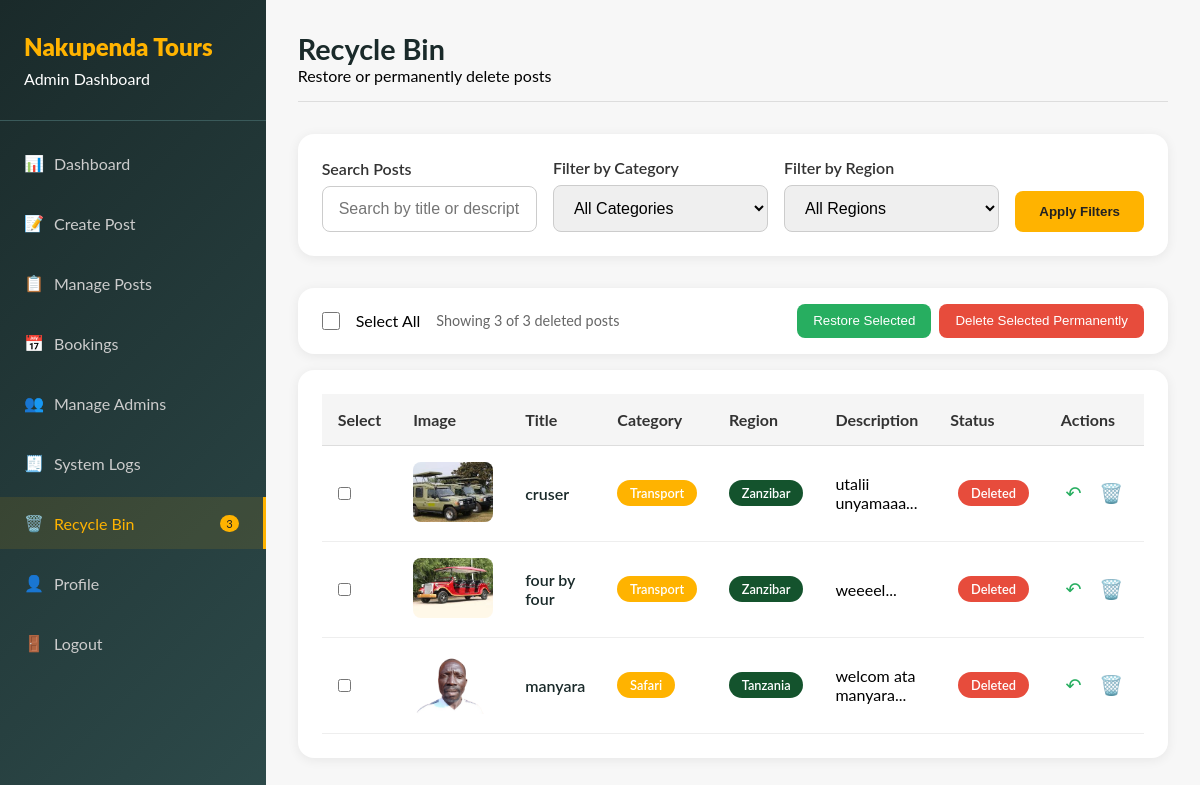
/admin/recyclebin.php (signed in), run on the app's committed database.
### tables this page shows
CREATE TABLE `admin_posts` (
  `id` int(11) NOT NULL,
  `category` enum('hotel','transport','safari') NOT NULL,
  `vehicle_type` varchar(50) DEFAULT NULL,
  `region` enum('tanzania','zanzibar') NOT NULL,
  `title` varchar(255) NOT NULL,
  `description` text NOT NULL,
  `capacity` varchar(20) DEFAULT NULL,
  `luggage` varchar(20) DEFAULT NULL,
  `price_per_day` decimal(10,2) DEFAULT NULL,
  `duration` varchar(50) DEFAULT NULL,
  `national_park` varchar(100) DEFAULT NULL,
  `max_people` int(11) DEFAULT NULL,
  `accommodation_type` varchar(100) DEFAULT NULL,
  `price` decimal(10,2) DEFAULT NULL,
  `image_path` varchar(500) NOT NULL,
  `created_at` timestamp NOT NULL DEFAULT current_timestamp(),
  `deleted` tinyint(1) DEFAULT 0
);

### admin/recyclebin.php (the view, shortened to what this page needs)
<?php
$database = new Database();
$db = $database->getConnection();
$posts_per_page = 10;
$current_page = isset($_GET['page']) ? (int)$_GET['page'] : 1;
$offset = ($current_page - 1) * $posts_per_page;
$recycle_count_query = "SELECT COUNT(*) as count FROM admin_posts WHERE deleted = 1";
$recycle_stmt = $db->prepare($recycle_count_query);
$recycle_stmt->execute();
$recycle_count = $recycle_stmt->fetch(PDO::FETCH_ASSOC)['count'];
$count_query = "SELECT COUNT(*) as total FROM admin_posts WHERE deleted = 1";
$count_stmt = $db->prepare($count_query);
$count_stmt->execute();
$total_posts = $count_stmt->fetch(PDO::FETCH_ASSOC)['total'];
$search = '';
$query = "SELECT * FROM admin_posts WHERE deleted = 1";
$params = [];
$query .= " ORDER BY created_at DESC LIMIT $posts_per_page OFFSET $offset";
$stmt = $db->prepare($query);
$stmt->execute($params);
$deleted_posts = $stmt->fetchAll(PDO::FETCH_ASSOC);
?>
<!DOCTYPE html>
<html lang="en">
<head>
</head>
<body>
    <div class="dashboard-container">
        <div class="sidebar" id="sidebar">
            <div class="sidebar-header">
                <h1>Nakupenda Tours</h1>
                <p>Admin Dashboard</p>
            </div>
            <ul class="sidebar-menu">
                <li><a href="Dashboard.php"><span class="menu-icon">📊</span> Dashboard</a></li>
                <li><a href="post.php"><span class="menu-icon">📝</span> Create Post</a></li>
                <li><a href="manageposts.php"><span class="menu-icon">📋</span> Manage Posts</a></li>
                <li><a href="bookings.php"><span class="menu-icon">📅</span> Bookings</a></li>
                <li><a href="manage_admins.php"><span class="menu-icon">👥</span> Manage Admins</a></li>
                <li><a href="system_logs.php"><span class="menu-icon">🧾</span> System Logs</a></li>
                <li><a href="recyclebin.php" class="active"><span class="menu-icon">🗑️</span> Recycle Bin <?php if($recycle_count > 0): ?><span class="badge"><?php echo $recycle_count; ?></span><?php endif; ?></a></li>
                <li><a href="Profile.php"><span class="menu-icon">👤</span> Profile</a></li>
                <li><a href="logout.php"><span class="menu-icon">🚪</span> Logout</a></li>
            </ul>
        </div>
        <div class="main-content">
            <div class="header">
                <div class="welcome">
                    <h2>Recycle Bin</h2>
                    <p>Restore or permanently delete posts</p>
                </div>
            </div>
            <div class="filter-section">
                <form method="GET">
                    <div class="filter-row">
                        <div class="filter-group">
                            <label for="search">Search Posts</label>
                            <input type="text" id="search" name="search" placeholder="Search by title or description" value="<?php echo htmlspecialchars($search); ?>">
                        </div>
                        <div class="filter-group">
                            <label for="category">Filter by Category</label>
                            <select id="category" name="category">
                                <option value="">All Categories</option>
                            </select>
                        </div>
                        <div class="filter-group">
                            <label for="region">Filter by Region</label>
                            <select id="region" name="region">
                                <option value="">All Regions</option>
                            </select>
                        </div>
                        <button type="submit" class="filter-btn">Apply Filters</button>
                    </div>
                </form>
            </div>
            <form method="POST" id="bulkForm">
                <div class="bulk-actions">
                    <div class="bulk-select">
                        <input type="checkbox" id="selectAll">
                        <label for="selectAll">Select All</label>
                        <span class="pagination-info">Showing <?php echo count($deleted_posts); ?> of <?php echo $total_posts; ?> deleted posts</span>
                    </div>
                    <div class="bulk-buttons">
                        <button type="button" id="bulkRestoreBtn" class="btn-bulk-restore">Restore Selected</button>
                        <button type="button" id="bulkDeleteBtn" class="btn-bulk-delete">Delete Selected Permanently</button>
                    </div>
                </div>
                <div class="posts-table-container">
                    <?php if (count($deleted_posts) > 0): ?>
                        <table class="posts-table">
                            <thead>
                                <tr>
                                    <th width="50">Select</th>
                                    <th>Image</th>
                                    <th>Title</th>
                                    <th>Category</th>
                                    <th>Region</th>
                                    <th>Description</th>
                                    <th>Status</th>
                                    <th>Actions</th>
                                </tr>
                            </thead>
                            <tbody>
                                <?php foreach ($deleted_posts as $post): ?>
                                    <tr>
                                        <td>
                                            <input type="checkbox" name="selected_posts[]" value="<?php echo $post['id']; ?>" class="post-checkbox">
                                        </td>
                                        <td>
                                            <img src="../<?php echo $post['image_path']; ?>" alt="<?php echo $post['title']; ?>" class="post-image">
                                        </td>
                                        <td>
                                            <div class="post-title"><?php echo $post['title']; ?></div>
                                        </td>
                                        <td>
                                            <span class="post-category"><?php echo ucfirst($post['category']); ?></span>
                                        </td>
                                        <td>
                                            <span class="post-region"><?php echo ucfirst($post['region']); ?></span>
                                        </td>
                                        <td>
                                            <?php echo substr($post['description'], 0, 100) . '...'; ?>
                                        </td>
                                        <td>
                                            <span class="deleted-badge">Deleted</span>
                                        </td>
                                        <td>
                                            <div class="action-buttons">
                                                <form method="POST" style="display: inline;">
                                                    <button type="submit" name="restore_post" class="btn-restore" title="Restore Post" onclick="return confirm('Are you sure you want to restore this post?')">↶</button>
                                                </form>
                                                <form method="POST" style="display: inline;">
                                                    <button type="submit" name="delete_permanent" class="btn-delete" title="Delete Permanently" onclick="return confirm('Are you sure you want to permanently delete this post? This action cannot be undone!')">🗑️</button>
                                                </form>
                                            </div>
                                        </td>
                                    </tr>
                                <?php endforeach; ?>
                            </tbody>
                        </table>
                    <?php else: ?>
                        <div class="no-posts">
                            <p>No deleted posts found.</p>
                        </div>
                    <?php endif; ?>
                </div>
            </form>
        </div>
    </div>
</body>
</html>

### admin/recyclebin.php (style rules this page uses)
* { box-sizing: border-box; margin: 0; padding: 0; }
body, html { height: 100%; font-family: 'Lato', Arial, sans-serif; background: #f7f7f7; }
.dashboard-container { display: flex; min-height: 100vh; }
.sidebar { width: 280px; background: linear-gradient(135deg, #1a2a2a 0%, #2d4a4a 100%); color: white; padding: 2rem 0; transition: transform 0.3s ease; }
.sidebar-header { padding: 0 1.5rem 2rem 1.5rem; border-bottom: 1px solid #3a5a5a; margin-bottom: 1rem; }
.sidebar-header h1 { font-size: 1.5rem; font-weight: 900; color: #ffb300; margin-bottom: 0.5rem; }
.sidebar-menu { list-style: none; }
.sidebar-menu li { margin-bottom: 0.5rem; }
.sidebar-menu a { display: flex; align-items: center; padding: 1rem 1.5rem; color: #ccc; text-decoration: none; transition: background 0.3s, color 0.3s; }
.sidebar-menu a:hover, .sidebar-menu a.active { background: rgba(255, 179, 0, 0.1); color: #ffb300; border-right: 3px solid #ffb300; }
.menu-icon { margin-right: 10px; width: 20px; text-align: center; }
.badge { background: #ffb300; color: #222; border-radius: 50%; padding: 2px 6px; font-size: 0.7rem; margin-left: auto; }
.main-content { flex: 1; padding: 2rem; }
.header { display: flex; justify-content: space-between; align-items: center; margin-bottom: 2rem; padding-bottom: 1rem; border-bottom: 1px solid #ddd; }
.welcome h2 { color: #1a2a2a; font-size: 1.8rem; font-weight: 700; }
.filter-section { background: white; border-radius: 16px; box-shadow: 0 2px 12px rgba(0,0,0,0.07); padding: 1.5rem; margin-bottom: 2rem; }
.filter-row { display: flex; gap: 1rem; flex-wrap: wrap; align-items: flex-end; }
.filter-group { flex: 1; min-width: 200px; }
.filter-group label { display: block; margin-bottom: 0.5rem; font-weight: 600; color: #333; }
.filter-group input, .filter-group select { width: 100%; padding: 0.8rem 1rem; border: 1px solid #ccc; border-radius: 8px; font-size: 1rem; transition: border-color 0.3s; }
.filter-btn { background: #ffb300; color: #222; font-weight: bold; border: none; border-radius: 8px; padding: 0.8rem 1.5rem; cursor: pointer; transition: background 0.3s; height: fit-content; }
.bulk-actions { background: white; border-radius: 16px; box-shadow: 0 2px 12px rgba(0,0,0,0.07); padding: 1rem 1.5rem; margin-bottom: 1rem; display: flex; justify-content: space-between; align-items: center; }
.bulk-select { display: flex; align-items: center; gap: 1rem; }
.bulk-select input[type="checkbox"] { width: 18px; height: 18px; }
.bulk-buttons { display: flex; gap: 0.5rem; }
.btn-bulk-restore { background: #27ae60; color: white; border: none; border-radius: 8px; padding: 0.6rem 1rem; cursor: pointer; transition: background 0.3s; }
.btn-bulk-delete { background: #e74c3c; color: white; border: none; border-radius: 8px; padding: 0.6rem 1rem; cursor: pointer; transition: background 0.3s; }
.posts-table-container { background: white; border-radius: 16px; box-shadow: 0 2px 12px rgba(0,0,0,0.07); padding: 1.5rem; overflow-x: auto; }
.posts-table { width: 100%; border-collapse: collapse; }
.posts-table th { background: #f5f5f5; padding: 1rem; text-align: left; font-weight: 700; color: #333; border-bottom: 1px solid #ddd; }
.posts-table td { padding: 1rem; border-bottom: 1px solid #eee; }
.post-image { width: 80px; height: 60px; object-fit: cover; border-radius: 8px; }
.post-title { font-weight: 600; color: #1a2a2a; }
.post-category { display: inline-block; background: #ffb300; color: white; padding: 0.3rem 0.8rem; border-radius: 20px; font-size: 0.8rem; font-weight: 600; }
.post-region { display: inline-block; background: #14532d; color: white; padding: 0.3rem 0.8rem; border-radius: 20px; font-size: 0.8rem; font-weight: 600; }
.deleted-badge { display: inline-block; background: #e74c3c; color: white; padding: 0.3rem 0.8rem; border-radius: 20px; font-size: 0.8rem; font-weight: 600; margin-left: 0.5rem; }
.action-buttons { display: flex; gap: 0.5rem; }
.btn-restore, .btn-delete { background: none; border: none; cursor: pointer; font-size: 1.2rem; transition: color 0.3s; padding: 0.3rem; }
.btn-restore { color: #27ae60; }
.btn-delete { color: #e74c3c; }
.pagination-info { color: #666; font-size: 0.9rem; }

### data on the page
admin_posts: image_path (picture), title "cruser", category "Transport", region "Zanzibar", description "utalii unyamaaa"
admin_posts: image_path (picture), title "four by four", category "Transport", region "Zanzibar", description "weeeel"
admin_posts: image_path (picture), title "manyara", category "Safari", region "Tanzania", description "welcom ata manyara"

### other printed values
$recycle_count "3"
count($deleted_posts) "3"
$total_posts "3"
